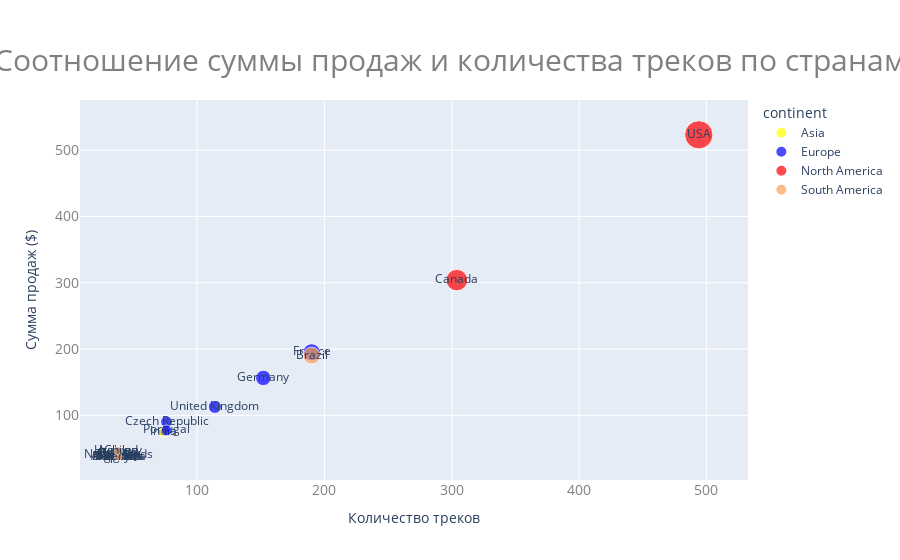

The notebook cell saved with this chart:
### Markdown cell above
### Задание 1.6

### Code cell
fig = px.scatter(
    df2,
    x="track_count",
    y="total_sales",
    text="country",
    color="continent",
    title="Соотношение суммы продаж и количества треков по странам",
    labels={"track_count": "Количество треков", "total_sales": "Сумма продаж ($)"},
    size="total_sales",
    hover_data={
        "country": True,
        "total_sales": ":$.2f",
        "track_count": ":d",
        "avg_sales_per_track": ":$.2f"
    },
    color_discrete_map={
        "Asia": "yellow",
        "Europe": "blue",
        "North America": "red",
        "Other": "gray"
    }
)

fig.update_layout(
    title={
        "text": "Соотношение суммы продаж и количества треков по странам",
        "x": 0.5,
        "xanchor": "center",
        "yanchor": "top",
    },
    title_font=dict(
        size=30,
        color="gray"
    ),
    xaxis=dict(
        tickfont=dict(
            size=14,
            color="gray"
        )
    ),
    yaxis=dict(
        tickfont=dict(
            size=14,
            color="gray"
        )
    )
)

fig.show()

### Figure 1 — Plotly figure (JSON) as saved in the notebook; plotly's stock layout.template omitted (floating-point values rounded to 4 significant figures)
{"data": [{"customdata": [["Australia", 0.99], ["India", 1.02]], "hovertemplate": "continent=Asia<br>Количество треков=%{x:d}<br>Сумма продаж ($)=%{marker.size:$.2f}<br>country=%{customdata[0]}<br>avg_sales_per_track=%{customdata[1]:$.2f}<extra></extra>", "legendgroup": "Asia", "marker": {"color": "yellow", "size": [37.62, 75.26], "sizemode": "area", "sizeref": 1.308, "symbol": "circle"}, "mode": "markers+text", "name": "Asia", "orientation": "v", "showlegend": true, "text": ["Australia", "India"], "type": "scatter", "x": [38, 74], "xaxis": "x", "y": [37.62, 75.26], "yaxis": "y"}, {"customdata": [["Austria", 1.12], ["Belgium", 0.99], ["Czech Republic", 1.19], ["Denmark", 0.99], ["Finland", 1.1], ["France", 1.03], ["Germany", 1.03], ["Hungary", 1.2], ["Ireland", 1.2], ["Italy", 0.99], ["Netherlands", 1.07], ["Norway", 1.04], ["Poland", 0.99], ["Portugal", 1.02], ["Spain", 0.99], ["Sweden", 1.02], ["United Kingdom", 0.99]], "hovertemplate": "continent=Europe<br>Количество треков=%{x:d}<br>Сумма продаж ($)=%{marker.size:$.2f}<br>country=%{customdata[0]}<br>avg_sales_per_track=%{customdata[1]:$.2f}<extra></extra>", "legendgroup": "Europe", "marker": {"color": "blue", "size": [42.62, 37.62, 90.24, 37.62, 41.62, 195.1, 156.5, 45.62, 45.62, 37.62, 40.62, 39.62, 37.62, 77.24, 37.62, 38.62, 112.9], "sizemode": "area", "sizeref": 1.308, "symbol": "circle"}, "mode": "markers+text", "name": "Europe", "orientation": "v", "showlegend": true, "text": ["Austria", "Belgium", "Czech Republic", "Denmark", "Finland", "France", "Germany", "Hungary", "Ireland", "Italy", "Netherlands", "Norway", "Poland", "Portugal", "Spain", "Sweden", "United Kingdom"], "type": "scatter", "x": [38, 38, 76, 38, 38, 190, 152, 38, 38, 38, 38, 38, 38, 76, 38, 38, 114], "xaxis": "x", "y": [42.62, 37.62, 90.24, 37.62, 41.62, 195.1, 156.5, 45.62, 45.62, 37.62, 40.62, 39.62, 37.62, 77.24, 37.62, 38.62, 112.9], "yaxis": "y"}, {"customdata": [["Canada", 1], ["USA", 1.06]], "hovertemplate": "continent=North America<br>Количество треков=%{x:d}<br>Сумма продаж ($)=%{marker.size:$.2f}<br>country=%{customdata[0]}<br>avg_sales_per_track=%{customdata[1]:$.2f}<extra></extra>", "legendgroup": "North America", "marker": {"color": "red", "size": [304.0, 523.1], "sizemode": "area", "sizeref": 1.308, "symbol": "circle"}, "mode": "markers+text", "name": "North America", "orientation": "v", "showlegend": true, "text": ["Canada", "USA"], "type": "scatter", "x": [304, 494], "xaxis": "x", "y": [304.0, 523.1], "yaxis": "y"}, {"customdata": [["Argentina", 0.99], ["Brazil", 1], ["Chile", 1.23]], "hovertemplate": "continent=South America<br>Количество треков=%{x:d}<br>Сумма продаж ($)=%{marker.size:$.2f}<br>country=%{customdata[0]}<br>avg_sales_per_track=%{customdata[1]:$.2f}<extra></extra>", "legendgroup": "South America", "marker": {"color": "#FFA15A", "size": [37.62, 190.1, 46.62], "sizemode": "area", "sizeref": 1.308, "symbol": "circle"}, "mode": "markers+text", "name": "South America", "orientation": "v", "showlegend": true, "text": ["Argentina", "Brazil", "Chile"], "type": "scatter", "x": [38, 190, 38], "xaxis": "x", "y": [37.62, 190.1, 46.62], "yaxis": "y"}], "layout": {"legend": {"itemsizing": "constant", "title": {"text": "continent"}, "tracegroupgap": 0}, "title": {"font": {"color": "gray", "size": 30}, "text": "Соотношение суммы продаж и количества треков по странам", "x": 0.5, "xanchor": "center", "yanchor": "top"}, "xaxis": {"anchor": "y", "domain": [0, 1], "tickfont": {"color": "gray", "size": 14}, "title": {"text": "Количество треков"}}, "yaxis": {"anchor": "x", "domain": [0, 1], "tickfont": {"color": "gray", "size": 14}, "title": {"text": "Сумма продаж ($)"}}}}
